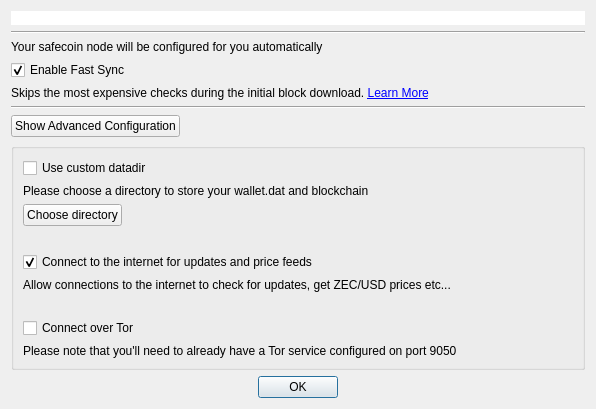
<?xml version="1.0" encoding="UTF-8"?>
<ui version="4.0">
 <class>createZcashConf</class>
 <widget class="QDialog" name="createZcashConf">
  <property name="geometry">
   <rect>
    <x>0</x>
    <y>0</y>
    <width>596</width>
    <height>352</height>
   </rect>
  </property>
  <property name="windowTitle">
   <string>Configure safecoin.conf</string>
  </property>
  <layout class="QGridLayout" name="gridLayout">
   <item row="2" column="1">
    <widget class="QLabel" name="label">
     <property name="text">
      <string>Your safecoin node will be configured for you automatically</string>
     </property>
     <property name="alignment">
      <set>Qt::AlignLeading|Qt::AlignLeft|Qt::AlignVCenter</set>
     </property>
    </widget>
   </item>
   <item row="3" column="1">
    <widget class="QCheckBox" name="chkFastSync">
     <property name="text">
      <string>Enable Fast Sync</string>
     </property>
     <property name="checked">
      <bool>true</bool>
     </property>
    </widget>
   </item>
   <item row="6" column="1">
    <layout class="QHBoxLayout" name="horizontalLayout_3">
     <item>
      <widget class="QPushButton" name="btnAdvancedConfig">
       <property name="text">
        <string>Show Advanced Configuration</string>
       </property>
       <property name="checkable">
        <bool>true</bool>
       </property>
      </widget>
     </item>
     <item>
      <spacer name="horizontalSpacer_2">
       <property name="orientation">
        <enum>Qt::Horizontal</enum>
       </property>
       <property name="sizeHint" stdset="0">
        <size>
         <width>40</width>
         <height>20</height>
        </size>
       </property>
      </spacer>
     </item>
    </layout>
   </item>
   <item row="0" column="1">
    <widget class="FilledIconLabel" name="lblTopIcon">
     <property name="sizePolicy">
      <sizepolicy hsizetype="Preferred" vsizetype="MinimumExpanding">
       <horstretch>0</horstretch>
       <verstretch>0</verstretch>
      </sizepolicy>
     </property>
     <property name="styleSheet">
      <string notr="true">background: #fff;</string>
     </property>
     <property name="text">
      <string notr="true"/>
     </property>
     <property name="scaledContents">
      <bool>true</bool>
     </property>
    </widget>
   </item>
   <item row="9" column="1">
    <widget class="QDialogButtonBox" name="buttonBox">
     <property name="orientation">
      <enum>Qt::Horizontal</enum>
     </property>
     <property name="standardButtons">
      <set>QDialogButtonBox::Ok</set>
     </property>
     <property name="centerButtons">
      <bool>true</bool>
     </property>
    </widget>
   </item>
   <item row="7" column="1">
    <widget class="QGroupBox" name="grpAdvanced">
     <property name="title">
      <string/>
     </property>
     <layout class="QGridLayout" name="gridLayout_2">
      <item row="3" column="0">
       <widget class="QLabel" name="label_4">
        <property name="text">
         <string notr="true"/>
        </property>
       </widget>
      </item>
      <item row="5" column="0">
       <widget class="QLabel" name="label_6">
        <property name="text">
         <string>Allow connections to the internet to check for updates, get ZEC/USD prices etc...</string>
        </property>
       </widget>
      </item>
      <item row="0" column="0">
       <widget class="QCheckBox" name="chkCustomDatadir">
        <property name="text">
         <string>Use custom datadir</string>
        </property>
       </widget>
      </item>
      <item row="2" column="0">
       <layout class="QHBoxLayout" name="horizontalLayout">
        <item>
         <widget class="QPushButton" name="btnPickDir">
          <property name="text">
           <string>Choose directory</string>
          </property>
         </widget>
        </item>
        <item>
         <widget class="QLabel" name="lblDirName">
          <property name="text">
           <string notr="true"/>
          </property>
         </widget>
        </item>
        <item>
         <spacer name="horizontalSpacer">
          <property name="orientation">
           <enum>Qt::Horizontal</enum>
          </property>
          <property name="sizeHint" stdset="0">
           <size>
            <width>40</width>
            <height>20</height>
           </size>
          </property>
         </spacer>
        </item>
       </layout>
      </item>
      <item row="8" column="0">
       <widget class="QLabel" name="label_5">
        <property name="text">
         <string>Please note that you'll need to already have a Tor service configured on port 9050</string>
        </property>
       </widget>
      </item>
      <item row="4" column="0">
       <widget class="QCheckBox" name="chkAllowInternet">
        <property name="text">
         <string>Connect to the internet for updates and price feeds</string>
        </property>
        <property name="checked">
         <bool>true</bool>
        </property>
       </widget>
      </item>
      <item row="1" column="0">
       <widget class="QLabel" name="label_2">
        <property name="text">
         <string>Please choose a directory to store your wallet.dat and blockchain</string>
        </property>
       </widget>
      </item>
      <item row="7" column="0">
       <widget class="QCheckBox" name="chkUseTor">
        <property name="text">
         <string>Connect over Tor</string>
        </property>
       </widget>
      </item>
      <item row="6" column="0">
       <widget class="QLabel" name="label_7">
        <property name="text">
         <string/>
        </property>
       </widget>
      </item>
     </layout>
    </widget>
   </item>
   <item row="1" column="1">
    <widget class="Line" name="line">
     <property name="orientation">
      <enum>Qt::Horizontal</enum>
     </property>
    </widget>
   </item>
   <item row="4" column="1">
    <widget class="QLabel" name="label_3">
     <property name="text">
      <string>&lt;html&gt;&lt;head/&gt;&lt;body&gt;&lt;p&gt;Skips the most expensive checks during the initial block download. &lt;a href=&quot;https://docs.zecwallet.co/using-zecwallet/#fastsync&quot;&gt;&lt;span style=&quot; text-decoration: underline; color:#0000ff;&quot;&gt;Learn More&lt;/span&gt;&lt;/a&gt;&lt;/p&gt;&lt;/body&gt;&lt;/html&gt;</string>
     </property>
     <property name="textFormat">
      <enum>Qt::RichText</enum>
     </property>
     <property name="wordWrap">
      <bool>true</bool>
     </property>
     <property name="openExternalLinks">
      <bool>true</bool>
     </property>
     <property name="textInteractionFlags">
      <set>Qt::LinksAccessibleByKeyboard|Qt::LinksAccessibleByMouse</set>
     </property>
    </widget>
   </item>
   <item row="5" column="1">
    <widget class="Line" name="line_2">
     <property name="orientation">
      <enum>Qt::Horizontal</enum>
     </property>
    </widget>
   </item>
  </layout>
 </widget>
 <customwidgets>
  <customwidget>
   <class>FilledIconLabel</class>
   <extends>QLabel</extends>
   <header>fillediconlabel.h</header>
  </customwidget>
 </customwidgets>
 <resources/>
 <connections>
  <connection>
   <sender>buttonBox</sender>
   <signal>accepted()</signal>
   <receiver>createZcashConf</receiver>
   <slot>accept()</slot>
   <hints>
    <hint type="sourcelabel">
     <x>248</x>
     <y>254</y>
    </hint>
    <hint type="destinationlabel">
     <x>157</x>
     <y>274</y>
    </hint>
   </hints>
  </connection>
  <connection>
   <sender>buttonBox</sender>
   <signal>rejected()</signal>
   <receiver>createZcashConf</receiver>
   <slot>reject()</slot>
   <hints>
    <hint type="sourcelabel">
     <x>316</x>
     <y>260</y>
    </hint>
    <hint type="destinationlabel">
     <x>286</x>
     <y>274</y>
    </hint>
   </hints>
  </connection>
 </connections>
</ui>
